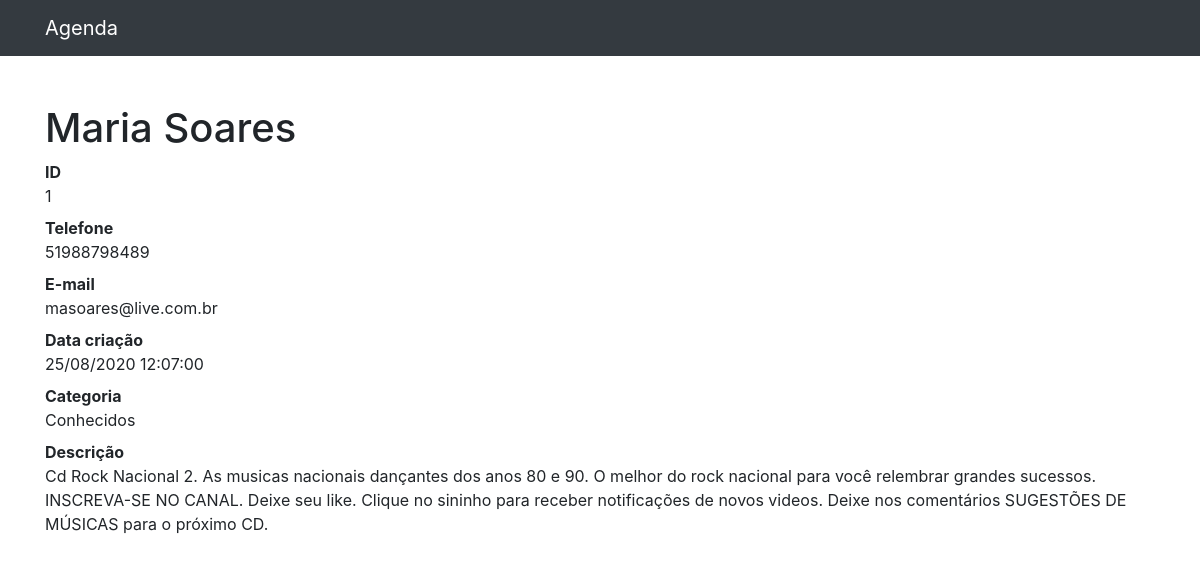
The page /1 on the database its author committed.
### contatos/models.py (models this page shows, shortened)
class Contato(models.Model):
    nome = models.CharField(max_length=150)
    sobrenome = models.CharField(max_length=255, blank=True)
    telefone = models.CharField(max_length=16)
    email = models.CharField(max_length=255, blank=True)
    data_criacao = models.DateTimeField(default=timezone.now)
    descricao = models.TextField(blank=True)
    categoria = models.ForeignKey(Categoria, on_delete=models.DO_NOTHING)

class Categoria(models.Model):
    nome = models.CharField(max_length=255)
    def __str__(self):
        return self.nome

### contatos/views.py (the view)
# urls.py: path('<int:contato_id>', views.ver_contato, name='ver_contato'),
def ver_contato(request, contato_id):
    contato = get_object_or_404(Contato, id=contato_id)
    return render(request, 'contatos/ver_contato.html', {
                  'contato': contato})

### contatos/templates/contatos/ver_contato.html
{% extends 'base.html' %}
{%block conteudo%}
<h1 class="mt-5">{{ contato.nome }} {{ contato.sobrenome }}</h1>
        <dl>
          <dt>ID</dt>
          <dd>{{ contato.id }}</dd>
          <dt>Telefone</dt>
          <dd>{{ contato.telefone }}</dd>
          <dt>E-mail</dt>
          <dd>{{ contato.email }}</dd>
          <dt>Data criação</dt>
          <dd>{{ contato.data_criacao|date:'d/m/Y H:i:s'}}</dd>
          <dt>Categoria</dt>
          <dd>{{ contato.categoria }}</dd>
          <dt>Descrição</dt>
          <dd>
            {{ contato.descricao }}
          </dd>
        </dl>
{%endblock%}

### rows shown on the page
Contato: nome "Maria", sobrenome "Soares", id "1", telefone "51988798489", email "masoares@live.com.br", data_criacao "25/08/2020 12:07:00", categoria "Conhecidos", descricao "Cd Rock Nacional 2. As musicas nacionais dançantes dos anos 80 e 90. O melhor do rock nacional para você relembrar grandes sucessos. INSCREVA-SE NO CANAL. Deixe seu like. Clique no sininho para receber notificações de novos videos. Deixe nos comentários SUGESTÕES DE MÚSICAS para o próximo CD."
